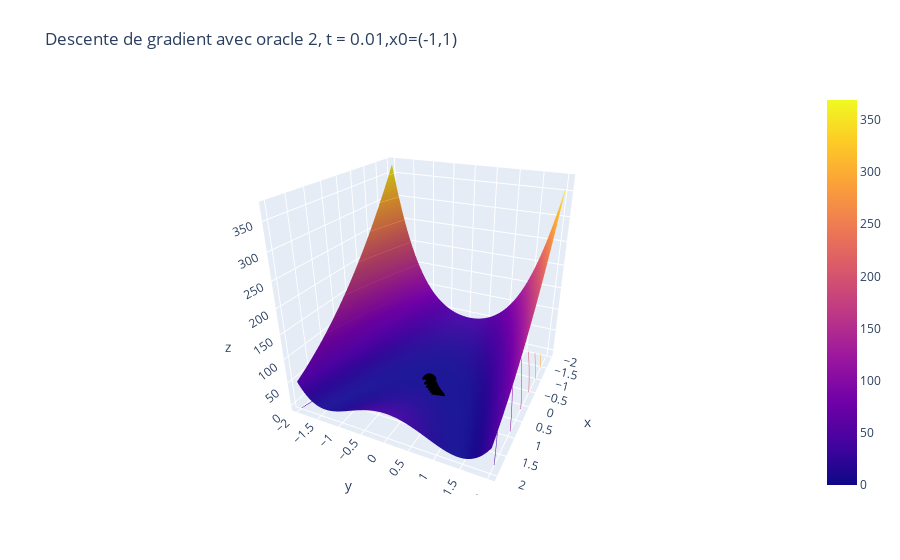

This figure's notebook cell:
### Code cell
visualisation(oracle_2,-2,2,np.array(Listes["oracle 2, t=0.01"]),'Descente de gradient avec oracle 2, t = 0.01,x0=(-1,1)')
